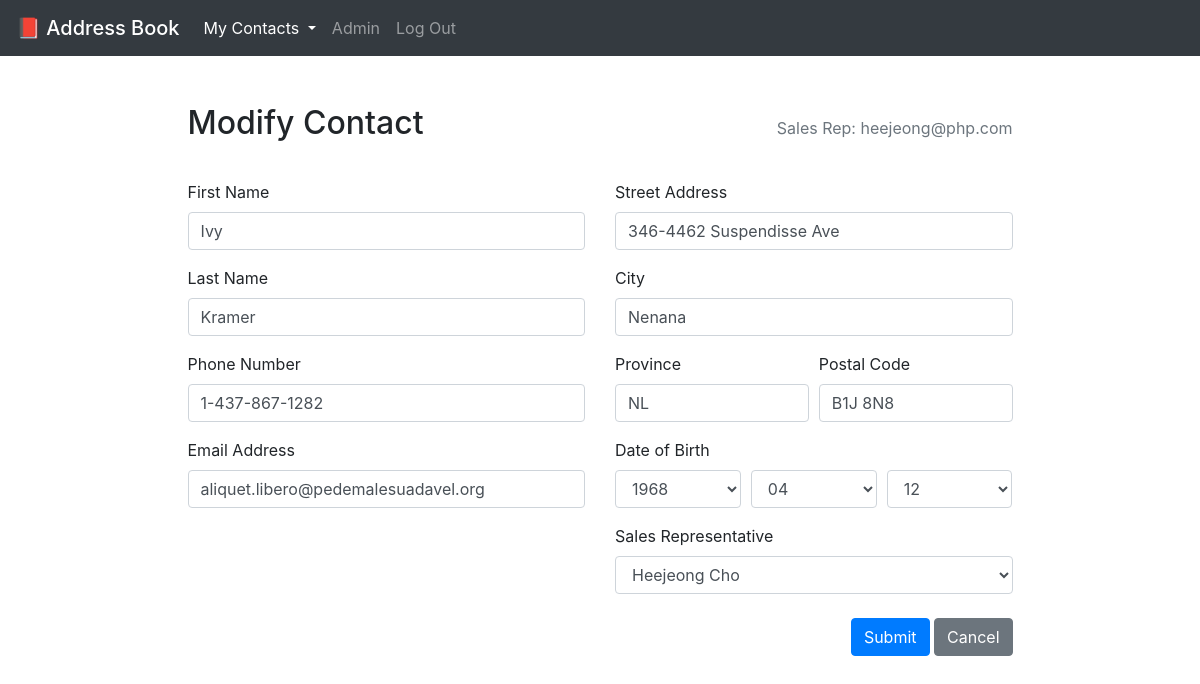
Screenshot of /page_edit.php?id=2 (signed in) with the database file from the repository.
### tables this page shows
CREATE TABLE IF NOT EXISTS `contacts` (
  `id` int(10) NOT NULL AUTO_INCREMENT,
  `firstname` varchar(25) NOT NULL,
  `lastname` varchar(25) NOT NULL,
  `phone` varchar(14) NOT NULL,
  `email` varchar(50) NOT NULL,
  `address_street` varchar(255) NOT NULL,
  `address_city` varchar(50) NOT NULL,
  `address_province` varchar(2) NOT NULL,
  `address_postalcode` varchar(7) NOT NULL,
  `birthday` date NOT NULL,
  `salesrep_id` int(10) NOT NULL,
  PRIMARY KEY (`id`),
  KEY `salesrep` (`salesrep_id`)
);

### dbConnect.php (called while the page is built, shortened)
<?php
function db_connect() {
    static $connection;
    if(!isset($connection)) {
        $config = parse_ini_file('./config.ini');
        if (trim(empty($config['dbname'])) || !isset($config['dbname'])) $connection = mysqli_connect($config['servername'], $config['username'], $config['password']);
        else $connection = mysqli_connect($config['servername'], $config['username'], $config['password'], $config['dbname']);
    }
    return $connection;
}

### contactManager.php (called while the page is built, shortened)
<?php
require 'contact.php';
require 'dbConnect.php';
class ContactManager {
    private $table_name = "contacts";
    private $connection;
    public function __construct() {
        $this->connection = db_connect() or die(mysqli_error($this->connection));
    }
    public function getSalesRepId() {
        $sql = "SELECT * FROM login WHERE username = ?";
        if ($stmt = mysqli_prepare($this->connection, $sql)) {
            mysqli_stmt_bind_param($stmt, 's', $_SESSION["email"]);
            if (mysqli_stmt_execute($stmt)) {
                $result = mysqli_stmt_get_result($stmt);
            }
        }
        $row = mysqli_fetch_array($result);
        return $row['id'];
    }
    public function getSalesReps() {
        $sales = array();
        $sql = "SELECT id, firstname, lastname FROM login";
        if ($stmt = mysqli_prepare($this->connection, $sql)) {
            if (mysqli_stmt_execute($stmt)) {
                $result = mysqli_stmt_get_result($stmt);
            }
        }
        while ($row = mysqli_fetch_array($result)) {
            $sales[$row['id']] = $row['firstname']." ".$row['lastname'];
        }
        return $sales;
    }
    public function getContact($id) {
        $salesrepId = $this->getSalesRepId();
        $sql = "SELECT * FROM $this->table_name WHERE salesrep_id = $salesrepId AND id = ?";
        if ($stmt = mysqli_prepare($this->connection, $sql)) {
            mysqli_stmt_bind_param($stmt, 'i', $id);
            if (mysqli_stmt_execute($stmt)) {
                $result = mysqli_stmt_get_result($stmt);
            }
        }
        $row = mysqli_fetch_array($result);
        $contact = new Contact($row['id'], stripslashes($row['firstname']), stripslashes($row['lastname']),
                                stripslashes($row['phone']), stripslashes($row['email']),
                                stripslashes($row['address_street']), stripslashes($row['address_city']), stripslashes($row['address_province']),
                                stripslashes($row['address_postalcode']), stripslashes($row['birthday']), stripslashes($row['salesrep_id']));
        return $contact;
    }
}

### contact.php (called while the page is built, shortened)
<?php
class Contact {
    public function getVars() {
        return get_object_vars($this);
    }
}

### page_edit.php (the view, shortened to what this page needs)
<!DOCTYPE html>
<html lang="en">
<head>
    <link rel="stylesheet" type="text/css" href="./style.css">
    <link rel="stylesheet" href="https://maxcdn.bootstrapcdn.com/bootstrap/4.4.1/css/bootstrap.min.css">
</head>
<body>
    <nav class="navbar navbar-expand-lg navbar-dark bg-dark">
        <a class="navbar-brand mb-0 h1" href=".">
            📕 Address Book
        </a>
        <div class="collapse navbar-collapse" id="navbarNavDropdown">
            <ul class="navbar-nav">
                <li class="nav-item dropdown active">
                    <a class="nav-link dropdown-toggle" href="#" id="navbarDropdownMenuLink" data-toggle="dropdown" aria-haspopup="true" aria-expanded="false">
                    My Contacts <span class="sr-only">(current)</span>
                    </a>
                </li>
                <li class="nav-item">
                    <a class="nav-link" href="./page_file.php">Admin</a>
                </li>
                <li class="nav-item">
                    <a class="nav-link" href="./handler_logout.php">Log Out</a>
                </li>
            </ul>
        </div>
    </nav>
    <div class="container py-5">
        <div class="row justify-content-center">
            <div class="col-lg-9 col-md-11 d-flex flex-column flex-md-row justify-content-between align-items-baseline">
                <h2>Modify Contact</h2>
                <p class="text-muted">Sales Rep: <?php echo htmlspecialchars($_SESSION["username"]); ?></p>
            </div>
        </div>
        <div class="row justify-content-center">
            <div class="col-lg-9 col-md-11">
                <?php
                    $request = $_SERVER['QUERY_STRING'];
                    list($var, $selected) = explode('=', $request);
                    require 'contactManager.php';
                    $manager = new ContactManager();
                    $vars = $manager->getContact($selected)->getVars();
                    $year = explode("-", $vars['birthday'])[0];
                    $month = explode("-", $vars['birthday'])[1];
                    $day = explode("-", $vars['birthday'])[2];
                    $salesreps = $manager->getSalesReps();
                ?>
                <form action="handler_contact.php?edit=<?php echo $vars['id']; ?>" method="post" class="py-4">
                    <div class="row">
                        <div class="col-md-6">
                            <div class="form-group">
                                <label for="firstname">First Name</label>
                                <input type="text" class="form-control" id="firstname" name="firstname" value="<?php echo $vars['firstname']; ?>" required>
                            </div>
                            <div class="form-group">
                                <label for="lastname">Last Name</label>
                                <input type="text" class="form-control" id="lastname" name="lastname" value="<?php echo $vars['lastname']; ?>" required>
                            </div>
                            <div class="form-group">
                                <label for="phone">Phone Number</label>
                                <input type="text" class="form-control" id="phone" name="phone" value="<?php echo $vars['phone']; ?>" required>
                            </div>
                            <div class="form-group">
                                <label for="email">Email Address</label>
                                <input type="email" class="form-control" id="email" name="email" value="<?php echo $vars['email']; ?>" required>
                            </div>
                        </div>
                        <div class="col-md-6">
                            <div class="form-group">
                                <label for="ad_street">Street Address</label>
                                <input type="text" class="form-control" id="ad_street" name="ad_street" value="<?php echo $vars['ad_street']; ?>" required>
                            </div>
                            <div class="form-group">
                                <label for="ad_city">City</label>
                                <input type="text" class="form-control" id="ad_city" name="ad_city" value="<?php echo $vars['ad_city']; ?>" required>
                            </div>
                            <div class="form-group">
                                <div class="form-row">
                                    <div class="col">
                                        <label for="ad_prov">Province</label>
                                        <input type="text" class="form-control" id="ad_prov" name="ad_prov" value="<?php echo $vars['ad_province']; ?>" required>
                                    </div>
                                    <div class="col">
                                        <label for="ad_code">Postal Code</label>
                                        <input type="text" class="form-control" id="ad_code" name="ad_code" value="<?php echo $vars['ad_postalcode']; ?>" required>
                                    </div>
                                </div>
                            </div>
                            <div class="form-group">
                                <label>Date of Birth</label>
                                <div class="form-row">
                                    <div class="col">
                                        <select class="form-control" id="year" name="year" required>
                                            <?php for($i=1960;$i<=2000;$i++) { if($year == $i) echo "<option value=\"$i\" selected>$i</option>"; else echo "<option value=\"$i\">$i</option>"; }?>
                                        </select>
                                    </div>
                                    <div class="col">
                                        <select class="form-control" id="month" name="month" required>
                                            <?php for($i=1;$i<=12;$i++) {
                                                if($i<10) $m = "0".$i; else $m = $i;
                                                if($month == $m) echo "<option value=\"$m\" selected>$m</option>"; else echo "<option value=\"$m\">$m</option>";
                                                }
                                            ?>
                                        </select>
                                    </div>
                                    <div class="col">
                                        <select class="form-control" id="day" name="day" required>
                                            <?php for($i=1;$i<=31;$i++) {
                                                if($i<10) $m = "0".$i; else $m = $i;
                                                if($day == $m) echo "<option value=\"$m\" selected>$m</option>"; else echo "<option value=\"$m\">$m</option>";
                                                }
                                            ?>
                                        </select>
                                    </div>
                                </div>
                            </div>
                            <div class="form-group">
                                <label for="salesrep">Sales Representative</label>
                                <select class="form-control" id="salesrep" name="salesrep" required>
                                    <?php foreach($salesreps as $id => $name) { if($id == $vars['salesrep_id']) echo "<option value=\"$id\" selected>$name</option>"; else echo "<option value=\"$id\">$name</option>"; }?>
                                </select>
                            </div>
                        </div>
                    </div>
                    <div class="row mt-2 align-items-baseline">
                        <div class="col">
                        </div>
                        <div class="col text-right">
                            <input type="submit" class="btn btn-primary" value="Submit">
                            <a href="./page_browse.php" class="btn btn-secondary">Cancel</a>
                        </div>
                    </div>
                </form>
            </div>
        </div>
    </div>
</body>
</html>

### rows the page displays
contacts: firstname "Ivy", lastname "Kramer", phone "1-437-867-1282", email "aliquet.libero@pedemalesuadavel.org", ad_street "346-4462 Suspendisse Ave", ad_city "Nenana", ad_prov "NL", ad_code "B1J 8N8", year "1968", month "04", day "12", salesrep "Heejeong Cho"

### other values shown
$_SESSION["username"] "heejeong@php.com"
